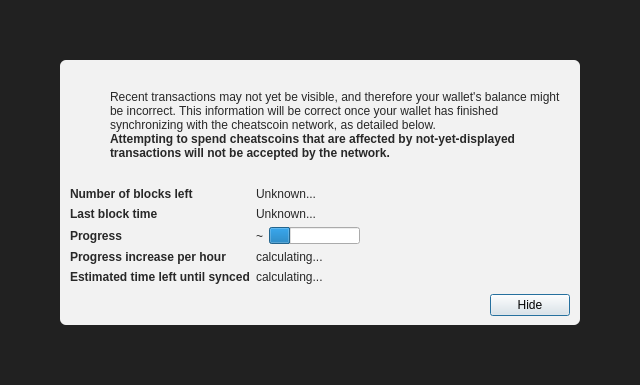
<?xml version="1.0" encoding="UTF-8"?>
<ui version="4.0">
 <class>ModalOverlay</class>
 <widget class="ModalOverlay" name="ModalOverlay">
  <property name="geometry">
   <rect>
    <x>0</x>
    <y>0</y>
    <width>640</width>
    <height>385</height>
   </rect>
  </property>
  <property name="windowTitle">
   <string>Form</string>
  </property>
  <layout class="QVBoxLayout" name="verticalLayout" stretch="0">
   <property name="sizeConstraint">
    <enum>QLayout::SetDefaultConstraint</enum>
   </property>
   <property name="leftMargin">
    <number>0</number>
   </property>
   <property name="topMargin">
    <number>0</number>
   </property>
   <property name="rightMargin">
    <number>0</number>
   </property>
   <property name="bottomMargin">
    <number>0</number>
   </property>
   <item>
    <widget class="QWidget" name="bgWidget" native="true">
     <property name="styleSheet">
      <string notr="true">#bgWidget { background: rgba(0,0,0,220); }</string>
     </property>
     <layout class="QVBoxLayout" name="verticalLayoutMain" stretch="1">
      <property name="leftMargin">
       <number>60</number>
      </property>
      <property name="topMargin">
       <number>60</number>
      </property>
      <property name="rightMargin">
       <number>60</number>
      </property>
      <property name="bottomMargin">
       <number>60</number>
      </property>
      <item>
       <widget class="QWidget" name="contentWidget" native="true">
        <property name="styleSheet">
         <string notr="true">#contentWidget { background: rgba(255,255,255,240); border-radius: 6px; }

QLabel { color: rgb(40,40,40);  }</string>
        </property>
        <layout class="QVBoxLayout" name="verticalLayoutSub" stretch="1,0,0,0">
         <property name="spacing">
          <number>0</number>
         </property>
         <property name="leftMargin">
          <number>10</number>
         </property>
         <property name="topMargin">
          <number>10</number>
         </property>
         <property name="rightMargin">
          <number>10</number>
         </property>
         <property name="bottomMargin">
          <number>10</number>
         </property>
         <item>
          <layout class="QHBoxLayout" name="horizontalLayoutIconText" stretch="0,1">
           <property name="topMargin">
            <number>20</number>
           </property>
           <item>
            <layout class="QVBoxLayout" name="verticalLayoutIcon">
             <property name="leftMargin">
              <number>0</number>
             </property>
             <item>
              <widget class="QPushButton" name="warningIcon">
               <property name="enabled">
                <bool>false</bool>
               </property>
               <property name="text">
                <string/>
               </property>
               <property name="icon">
                <iconset>
                 <normaloff>:/icons/warning</normaloff>
                 <disabledoff>:/icons/warning</disabledoff>:/icons/warning</iconset>
               </property>
               <property name="iconSize">
                <size>
                 <width>48</width>
                 <height>48</height>
                </size>
               </property>
               <property name="flat">
                <bool>true</bool>
               </property>
              </widget>
             </item>
             <item>
              <spacer name="verticalSpacerWarningIcon">
               <property name="orientation">
                <enum>Qt::Vertical</enum>
               </property>
               <property name="sizeHint" stdset="0">
                <size>
                 <width>20</width>
                 <height>40</height>
                </size>
               </property>
              </spacer>
             </item>
            </layout>
           </item>
           <item>
            <layout class="QVBoxLayout" name="verticalLayoutInfoText">
             <property name="leftMargin">
              <number>0</number>
             </property>
             <property name="topMargin">
              <number>0</number>
             </property>
             <item>
              <widget class="QLabel" name="infoText">
               <property name="text">
                <string>Recent transactions may not yet be visible, and therefore your wallet's balance might be incorrect. This information will be correct once your wallet has finished synchronizing with the cheatscoin network, as detailed below.</string>
               </property>
               <property name="textFormat">
                <enum>Qt::RichText</enum>
               </property>
               <property name="wordWrap">
                <bool>true</bool>
               </property>
              </widget>
             </item>
             <item>
              <widget class="QLabel" name="infoTextStrong">
               <property name="font">
                <font>
                 <weight>75</weight>
                 <bold>true</bold>
                </font>
               </property>
               <property name="text">
                <string>Attempting to spend cheatscoins that are affected by not-yet-displayed transactions will not be accepted by the network.</string>
               </property>
               <property name="textFormat">
                <enum>Qt::RichText</enum>
               </property>
               <property name="wordWrap">
                <bool>true</bool>
               </property>
              </widget>
             </item>
             <item>
              <spacer name="verticalSpacerInTextSpace">
               <property name="orientation">
                <enum>Qt::Vertical</enum>
               </property>
               <property name="sizeHint" stdset="0">
                <size>
                 <width>20</width>
                 <height>40</height>
                </size>
               </property>
              </spacer>
             </item>
            </layout>
           </item>
          </layout>
         </item>
         <item>
          <spacer name="verticalSpacerAfterText">
           <property name="orientation">
            <enum>Qt::Vertical</enum>
           </property>
           <property name="sizeHint" stdset="0">
            <size>
             <width>20</width>
             <height>40</height>
            </size>
           </property>
          </spacer>
         </item>
         <item>
          <layout class="QFormLayout" name="formLayout">
           <property name="fieldGrowthPolicy">
            <enum>QFormLayout::FieldsStayAtSizeHint</enum>
           </property>
           <property name="horizontalSpacing">
            <number>6</number>
           </property>
           <property name="verticalSpacing">
            <number>6</number>
           </property>
           <property name="topMargin">
            <number>10</number>
           </property>
           <item row="0" column="0">
            <widget class="QLabel" name="labelNumberOfBlocksLeft">
             <property name="font">
              <font>
               <weight>75</weight>
               <bold>true</bold>
              </font>
             </property>
             <property name="text">
              <string>Number of blocks left</string>
             </property>
            </widget>
           </item>
           <item row="0" column="1">
            <widget class="QLabel" name="numberOfBlocksLeft">
             <property name="text">
              <string>Unknown...</string>
             </property>
            </widget>
           </item>
           <item row="1" column="0">
            <widget class="QLabel" name="labelLastBlockTime">
             <property name="font">
              <font>
               <weight>75</weight>
               <bold>true</bold>
              </font>
             </property>
             <property name="text">
              <string>Last block time</string>
             </property>
            </widget>
           </item>
           <item row="1" column="1">
            <widget class="QLabel" name="newestBlockDate">
             <property name="sizePolicy">
              <sizepolicy hsizetype="Maximum" vsizetype="Preferred">
               <horstretch>0</horstretch>
               <verstretch>0</verstretch>
              </sizepolicy>
             </property>
             <property name="text">
              <string>Unknown...</string>
             </property>
            </widget>
           </item>
           <item row="2" column="0">
            <widget class="QLabel" name="labelSyncDone">
             <property name="font">
              <font>
               <weight>75</weight>
               <bold>true</bold>
              </font>
             </property>
             <property name="text">
              <string>Progress</string>
             </property>
            </widget>
           </item>
           <item row="2" column="1">
            <layout class="QHBoxLayout" name="horizontalLayoutSync" stretch="0,1">
             <item>
              <widget class="QLabel" name="percentageProgress">
               <property name="text">
                <string notr="true">~</string>
               </property>
              </widget>
             </item>
             <item>
              <widget class="QProgressBar" name="progressBar">
               <property name="value">
                <number>24</number>
               </property>
               <property name="format">
                <string/>
               </property>
              </widget>
             </item>
            </layout>
           </item>
           <item row="4" column="0">
            <widget class="QLabel" name="labelProgressIncrease">
             <property name="font">
              <font>
               <weight>75</weight>
               <bold>true</bold>
              </font>
             </property>
             <property name="text">
              <string>Progress increase per hour</string>
             </property>
            </widget>
           </item>
           <item row="4" column="1">
            <widget class="QLabel" name="progressIncreasePerH">
             <property name="text">
              <string>calculating...</string>
             </property>
            </widget>
           </item>
           <item row="5" column="0">
            <widget class="QLabel" name="labelEstimatedTimeLeft">
             <property name="font">
              <font>
               <weight>75</weight>
               <bold>true</bold>
              </font>
             </property>
             <property name="text">
              <string>Estimated time left until synced</string>
             </property>
            </widget>
           </item>
           <item row="5" column="1">
            <widget class="QLabel" name="expectedTimeLeft">
             <property name="text">
              <string>calculating...</string>
             </property>
            </widget>
           </item>
          </layout>
         </item>
         <item>
          <layout class="QHBoxLayout" name="horizontalLayoutButtons">
           <property name="leftMargin">
            <number>10</number>
           </property>
           <property name="topMargin">
            <number>10</number>
           </property>
           <item>
            <spacer name="horizontalSpacer">
             <property name="orientation">
              <enum>Qt::Horizontal</enum>
             </property>
             <property name="sizeHint" stdset="0">
              <size>
               <width>40</width>
               <height>20</height>
              </size>
             </property>
            </spacer>
           </item>
           <item>
            <widget class="QPushButton" name="closeButton">
             <property name="text">
              <string>Hide</string>
             </property>
             <property name="focusPolicy">
              <enum>Qt::StrongFocus</enum>
             </property>
             <property name="default">
              <bool>true</bool>
             </property>
            </widget>
           </item>
          </layout>
         </item>
        </layout>
       </widget>
      </item>
     </layout>
    </widget>
   </item>
  </layout>
 </widget>
 <customwidgets>
  <customwidget>
   <class>ModalOverlay</class>
   <extends>QWidget</extends>
   <header>qt/modaloverlay.h</header>
   <container>1</container>
  </customwidget>
 </customwidgets>
 <resources/>
 <connections/>
</ui>
